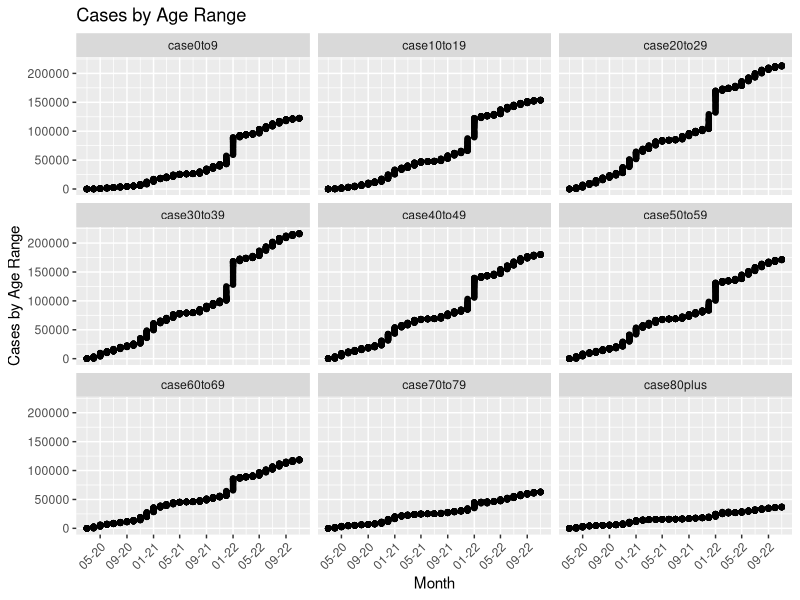
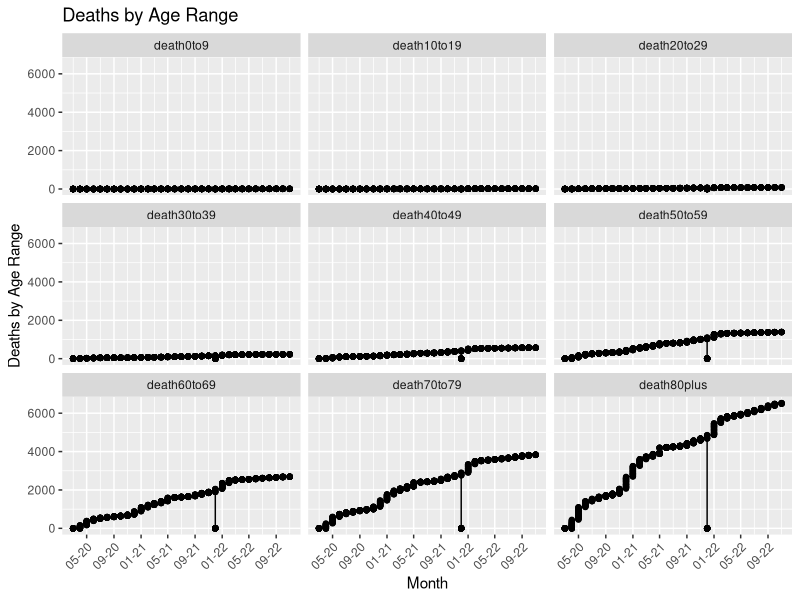
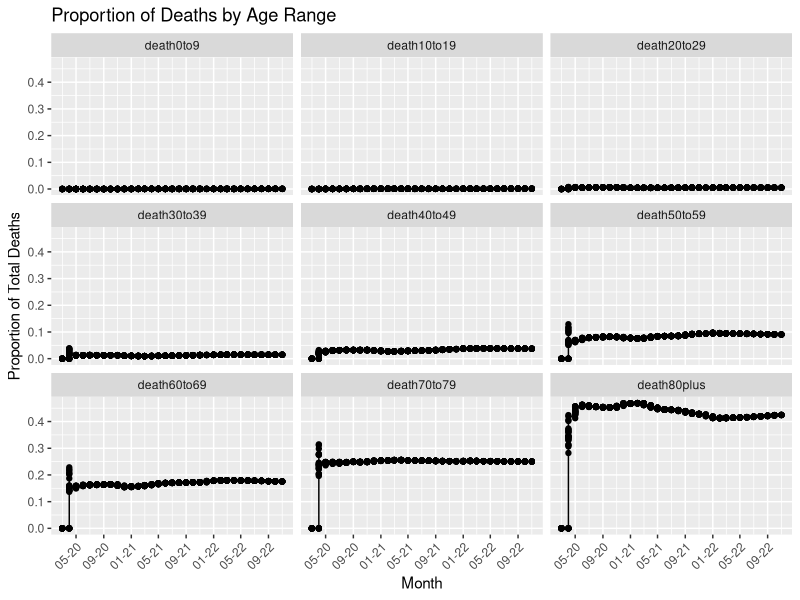
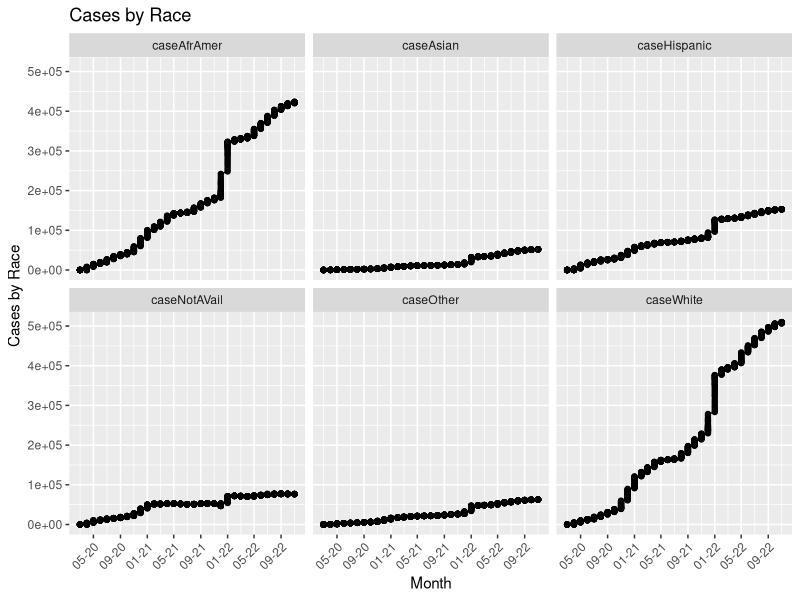
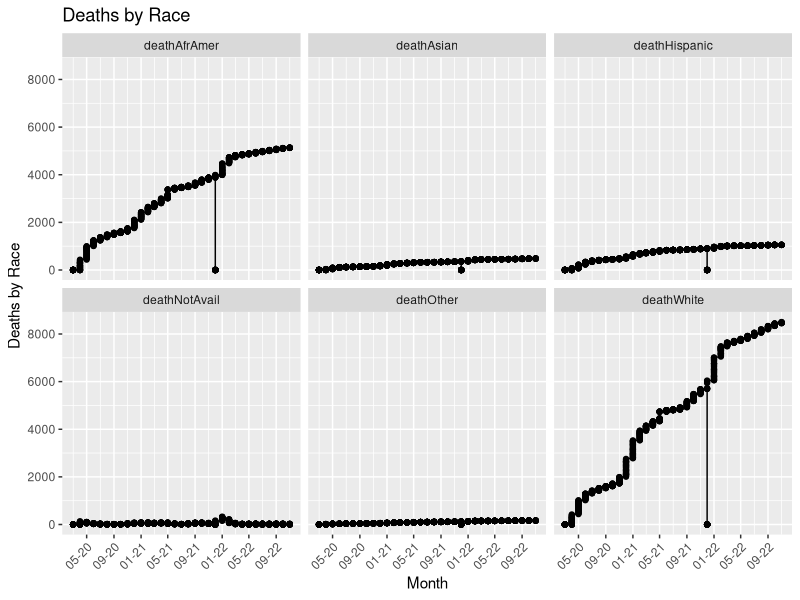
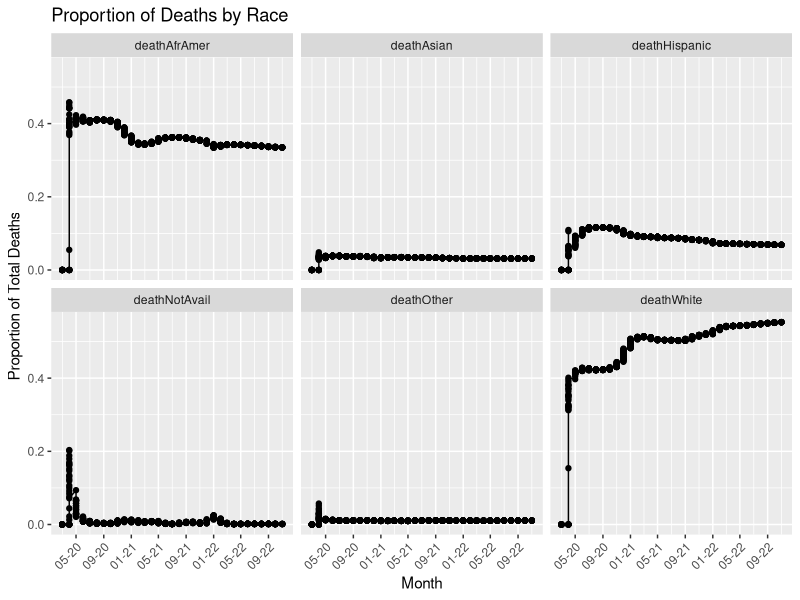
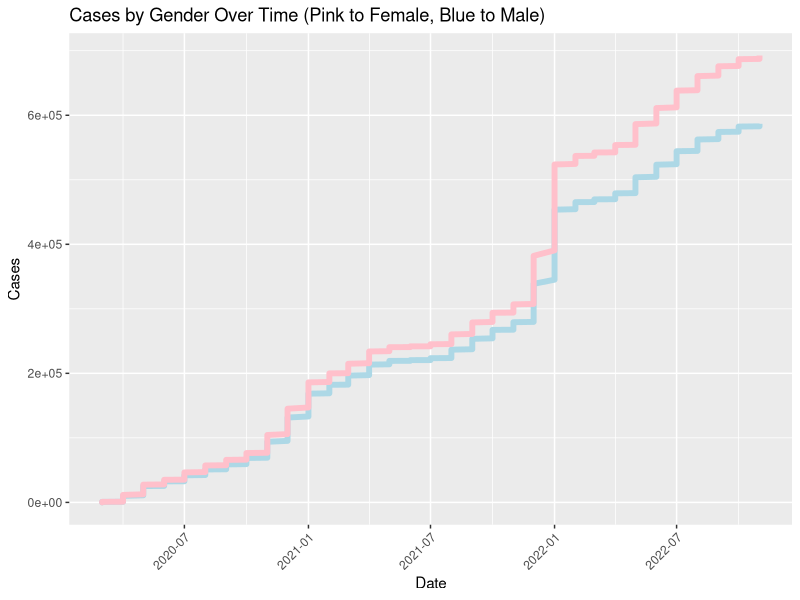

The R script that drew these images, in order:
## ---- chunk 1
knitr::opts_chunk$set(echo = TRUE)
## ---- chunk 2
library(zoo)
library(tidyverse)
library(lubridate)
library(dplyr)
library(data.table)
## ---- chunk 3
df <- fread('MD_COVID-19_-_MASTER_Case_Tracker.csv')
df1 <- df %>% dplyr::mutate(year = year(as.Date(df$ReportDate,format="%m/%d/%Y")),
                 month = lubridate::month(as.Date(df$ReportDate,format="%m/%d/%Y")),
                 day = lubridate::day(as.Date(df$ReportDate,format="%m/%d/%Y")),
                 date = my(format(as.Date(df$ReportDate,format = "%m/%d/%Y"),"%m/%y")))
## ---- chunk 4
summary(df1$CaseDelta)
summary(df1$deathsDelta)
## ---- chunk 5
colnames(df1[,47:55])
## ---- chunk 6
colnames(df1[,60:65])
## ---- chunk 7
colnames(df1[,57:58])
## ---- chunk 8

agc <- df1 %>% pivot_longer(
  col = c(case0to9,case10to19,case20to29,case30to39,case40to49,case50to59,case60to69,case70to79,case80plus),
  names_to = "ageGroup",
  values_to = "cases")

ggplot(data = agc, aes(x = `date`, y = `cases`)) +
  facet_wrap(~agc$ageGroup) +
  labs(x = "Month", y = "Cases by Age Range") +
  geom_line()+
  geom_point() +
  ggtitle("Cases by Age Range") +
  scale_x_date(date_labels = "%m-%y",
               date_breaks = "4 month") +
  theme(axis.text.x = element_text(angle = 45, hjust=1))
## ---- chunk 9

agd <- df1 %>% pivot_longer(
  col = c(death0to9,death10to19,death20to29,death30to39,death40to49,death50to59,death60to69,death70to79,death80plus),
  names_to = "ageGroup",
  values_to = "deathByGroup")

ggplot(data = agd, aes(x = `date`, y = `deathByGroup`)) +
  facet_wrap(~agd$ageGroup) +
  labs(x = "Month", y = "Deaths by Age Range") +
  geom_line()+
  geom_point() +
  ggtitle("Deaths by Age Range") +
  scale_x_date(date_labels = "%m-%y",
               date_breaks = "4 month") +
  theme(axis.text.x = element_text(angle = 45, hjust=1))
## ---- chunk 10

agd$proportion = agd$deathByGroup / agd$deaths

ggplot(data = agd, aes(x = `date`, y = `proportion`)) +
  facet_wrap(~agd$ageGroup) +
  labs(x = "Month", y = "Proportion of Total Deaths") +
  geom_line()+
  geom_point() +
  ggtitle("Proportion of Deaths by Age Range") +
  scale_x_date(date_labels = "%m-%y",
               date_breaks = "4 month") +
  theme(axis.text.x = element_text(angle = 45, hjust=1))
## ---- chunk 11
cbr <- df1 %>% pivot_longer(
  col = c(caseAfrAmer,caseWhite,caseHispanic,caseAsian,caseOther,caseNotAVail),
  names_to = "race",
  values_to = "cases")

ggplot(data = cbr, aes(x = `date`, y = `cases`)) +
  facet_wrap(~cbr$race) +
  labs(x = "Month", y = "Cases by Race") +
  geom_line()+
  geom_point() +
  ggtitle("Cases by Race") +
  scale_x_date(date_labels = "%m-%y",
               date_breaks = "4 month") +
  theme(axis.text.x = element_text(angle = 45, hjust=1))
## ---- chunk 12
dbr <- df1 %>% pivot_longer(
  col = c(deathAfrAmer,deathWhite,deathHispanic,deathAsian,deathOther,deathNotAvail),
  names_to = "race",
  values_to = "deathByRace")

ggplot(data = dbr, aes(x = `date`, y = `deathByRace`)) +
  facet_wrap(~dbr$race) +
  labs(x = "Month", y = "Deaths by Race") +
  geom_line()+
  geom_point() +
  ggtitle("Deaths by Race") +
  scale_x_date(date_labels = "%m-%y",
               date_breaks = "4 month") +
  theme(axis.text.x = element_text(angle = 45, hjust=1))
## ---- chunk 13
dbr$proportion = dbr$deathByRace / dbr$deaths

ggplot(data = dbr, aes(x = `date`, y = `proportion`)) +
  facet_wrap(~dbr$race) +
  labs(x = "Month", y = "Proportion of Total Deaths") +
  geom_line()+
  geom_point() +
  ggtitle("Proportion of Deaths by Race") +
  scale_x_date(date_labels = "%m-%y",
               date_breaks = "4 month") +
  theme(axis.text.x = element_text(angle = 45, hjust=1))
## ---- chunk 14

ggp1 <- ggplot(data = df1, aes(x=df1$date)) +       
  geom_line(aes(y = df1$genMale), color = "lightblue", size=2) +
  geom_line(aes(y = df1$genFemale), color = "pink", size=2) +
  labs(x="Date", y="Cases") +
  ggtitle("Cases by Gender Over Time (Pink to Female, Blue to Male)") +
  theme(axis.text.x = element_text(angle = 45, hjust=1))

ggp1     

